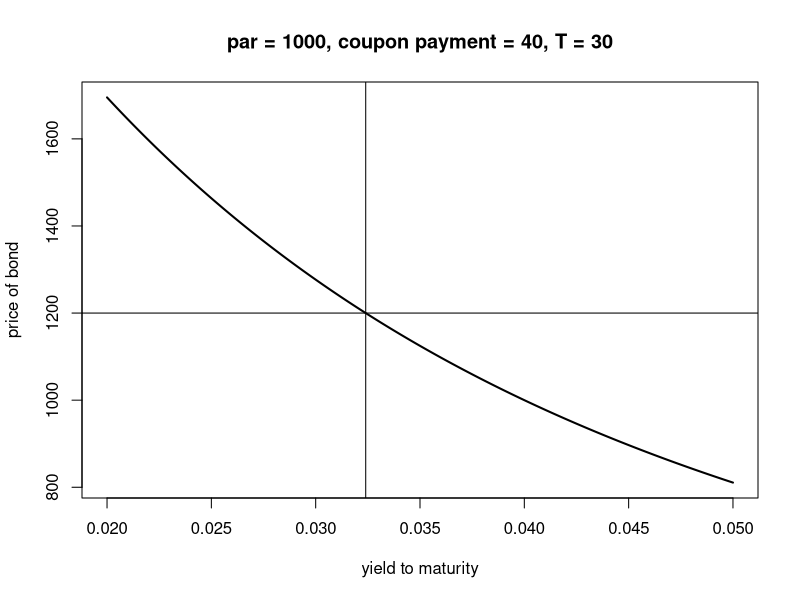

The R script that drew this image: (Note: this script raises an error after producing the figure.)
## ---- chunk 1
# Q1
data <- read.csv("HW2-S22-DATA.csv")

ks.test(data$MSOFT, "pnorm", mean = mean(data$MSOFT), sd = sd(data$MSOFT))
ks.test(data$GE, "pnorm", mean = mean(data$GE), sd = sd(data$GE))
ks.test(data$GM, "pnorm", mean = mean(data$GM), sd = sd(data$GM))
## ---- chunk 2
bondvalue = function(c, T, r, par)
{
#       Computes bv = bond values (current prices) corresponding
#       to all values of yield to maturity in the
#       input vector r
#
# INPUT
#        c = coupon payment (semiannual)
#        T = time to maturity (in years)
#        r = vector of yields to maturity (semiannual rates)
#        par = par value
#
bv = c / r + (par - c / r) * (1 + r)^(-2 * T)
bv
}

price = 1200
C = 40
T= 30
par = 1000
#   current price of the bond
#   coupon payment
#   time to maturity
#   par value of the bond
r = seq(0.02, 0.05, length = 300)
value = bondvalue(C, T, r, par)
yield2M = spline(value, r, xout = price) # spline interpolation

plot(r, value, xlab = 'yield to maturity', ylab = 'price of bond', type = "l", main = "par = 1000, coupon payment = 40, T = 30", lwd = 2)
abline(h = 1200)
abline(v = yield2M)
   
   
## ---- chunk 3
uniroot(function(r) r^2 - 0.5, c(0.7, 0.8))
## ---- chunk 4

price_eqn <- function(r) {
  bond_price <- 1200
  face_value <- 1000
  coupon_payment <- 40
  n <- 60
  bond_price - (coupon_payment/r * (1 - (1 + r)^(-n/2)) + face_value/(1 + r)^(n/2))
}

uniroot(price_eqn, c(0, 1))

## ---- chunk 5
save_plots = FALSE

set.seed(0) 

# P 1:
#
bondvalue = function(c, T, r, par){
    #
    # Computes bv = bond values (current prices) corresponding
    # to all values of yield to maturity in the input vector r
    #
    # INPUT
    # c = coupon payment (semiannual)
    # T = time to maturity (in years)
    # r = vector of yields to maturity (semiannual rates)
    # par = par value
    #
    bv = c/r + (par - c/r) * (1+r)^(-2*T)
    bv 
}

# Computes the yield to maturity of a bond paying semiannual coupon payments
#
# price, coupon payment, and time to maturity (in years) are set below
#
# Uses the function "bondvalue"
#
price = 1200 # current price of the bond
C = 40       # coupon payment
T = 30       # time to maturity
par = 1000   # par value of the bond

r = seq( 0.02, 0.05, length.out=500 )
value = bondvalue(C, T, r, par)
yield2M = spline(value, r, xout=price) # spline interpolation

if( save_plots ){ postscript("../../WriteUp/Graphics/Chapter3/chap_3_prob_1_plot.eps", onefile=FALSE, horizontal=FALSE) }
plot( r, value, xlab='yield to maturity', ylab='price of bond', type='l', main='par= 1000, coupon payment= 40, T= 30', lwd=2 )
abline(h=price)
abline(v=yield2M$y)
if( save_plots ){ dev.off() }


# P 2:
#
uniroot( function(r) r^2 - 0.5, c(0.7,0.8) )

# P 3:
#
uniroot( function(r) bondvalue(C, T, r, par) - price, c(0.03,0.04) )

# P 4:
#
uniroot( function(r) bondvalue(280, 8, r, 10000) - 9800, c(0.01,0.04) )

# P 5:
#
uniroot( function(r) bondvalue(35, 20, r, 1000) - 1050.0, c(0.01, 0.04) )
